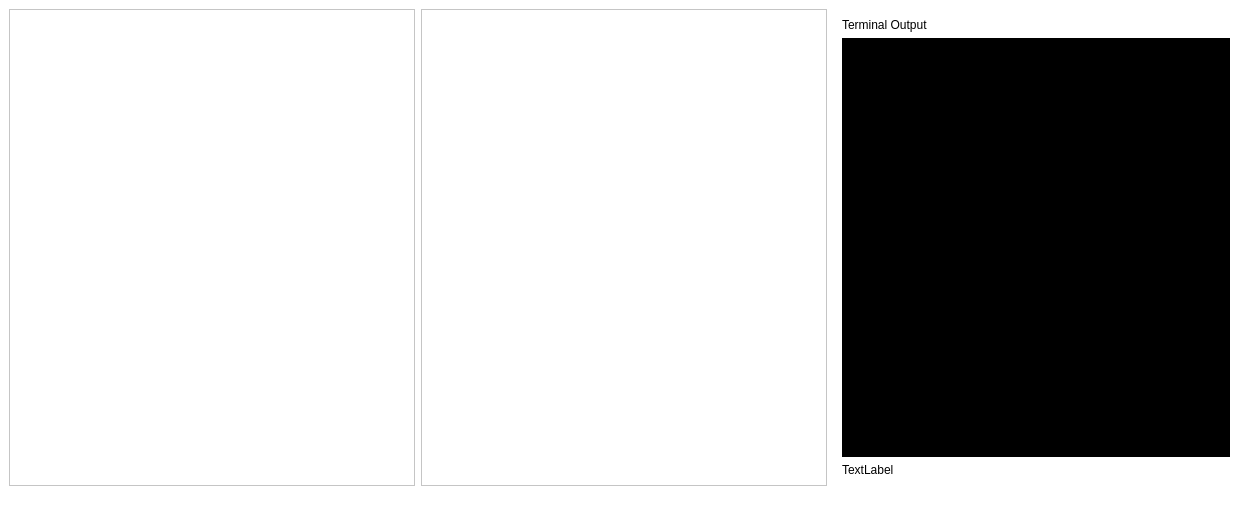
<?xml version="1.0" encoding="UTF-8"?>
<ui version="4.0">
 <class>MainWindow</class>
 <widget class="QMainWindow" name="MainWindow">
  <property name="geometry">
   <rect>
    <x>0</x>
    <y>0</y>
    <width>1248</width>
    <height>517</height>
   </rect>
  </property>
  <property name="minimumSize">
   <size>
    <width>500</width>
    <height>500</height>
   </size>
  </property>
  <property name="windowTitle">
   <string>IGVC UI</string>
  </property>
  <property name="windowIcon">
   <iconset resource="resources.qrc">
    <normaloff>:/assets/abhiyaan_logo.png</normaloff>:/assets/abhiyaan_logo.png</iconset>
  </property>
  <property name="styleSheet">
   <string notr="true">background-color:white;</string>
  </property>
  <widget class="QWidget" name="centralwidget">
   <layout class="QHBoxLayout" name="horizontalLayout">
    <item>
     <widget class="QScrollArea" name="scrollArea_2">
      <property name="widgetResizable">
       <bool>true</bool>
      </property>
      <widget class="QWidget" name="container_2">
       <property name="geometry">
        <rect>
         <x>0</x>
         <y>0</y>
         <width>404</width>
         <height>451</height>
        </rect>
       </property>
       <layout class="QVBoxLayout" name="verticalLayout_3">
        <item>
         <layout class="QVBoxLayout" name="buttons"/>
        </item>
       </layout>
      </widget>
     </widget>
    </item>
    <item>
     <widget class="QScrollArea" name="scrollArea">
      <property name="verticalScrollBarPolicy">
       <enum>Qt::ScrollBarPolicy::ScrollBarAsNeeded</enum>
      </property>
      <property name="horizontalScrollBarPolicy">
       <enum>Qt::ScrollBarPolicy::ScrollBarAsNeeded</enum>
      </property>
      <property name="widgetResizable">
       <bool>true</bool>
      </property>
      <property name="alignment">
       <set>Qt::AlignmentFlag::AlignLeading|Qt::AlignmentFlag::AlignLeft|Qt::AlignmentFlag::AlignTop</set>
      </property>
      <widget class="QWidget" name="container">
       <property name="geometry">
        <rect>
         <x>0</x>
         <y>0</y>
         <width>404</width>
         <height>451</height>
        </rect>
       </property>
       <property name="sizePolicy">
        <sizepolicy hsizetype="Expanding" vsizetype="Expanding">
         <horstretch>0</horstretch>
         <verstretch>0</verstretch>
        </sizepolicy>
       </property>
       <property name="styleSheet">
        <string notr="true">background-color:white;</string>
       </property>
       <layout class="QVBoxLayout" name="verticalLayout_2">
        <item>
         <layout class="QVBoxLayout" name="runningScriptsList"/>
        </item>
       </layout>
      </widget>
     </widget>
    </item>
    <item>
     <widget class="QWidget" name="rightPanel" native="true">
      <layout class="QVBoxLayout" name="verticalLayout">
       <item>
        <widget class="QLabel" name="TerminalDisplayLabel">
         <property name="styleSheet">
          <string notr="true">color: black;</string>
         </property>
         <property name="text">
          <string>Terminal Output</string>
         </property>
        </widget>
       </item>
       <item>
        <widget class="QPlainTextEdit" name="TerminalDisplay">
         <property name="styleSheet">
          <string notr="true">background-color: black;
color: blue;
font-family: Consolas, monospace;
font-size: 12pt;
</string>
         </property>
        </widget>
       </item>
       <item>
        <widget class="QLabel" name="LogoArea">
         <property name="sizePolicy">
          <sizepolicy hsizetype="Preferred" vsizetype="Preferred">
           <horstretch>0</horstretch>
           <verstretch>0</verstretch>
          </sizepolicy>
         </property>
         <property name="text">
          <string>TextLabel</string>
         </property>
        </widget>
       </item>
      </layout>
     </widget>
    </item>
   </layout>
  </widget>
  <widget class="QMenuBar" name="menubar">
   <property name="geometry">
    <rect>
     <x>0</x>
     <y>0</y>
     <width>1248</width>
     <height>23</height>
    </rect>
   </property>
  </widget>
  <widget class="QStatusBar" name="statusbar"/>
 </widget>
 <resources>
  <include location="resources.qrc"/>
 </resources>
 <connections/>
</ui>
